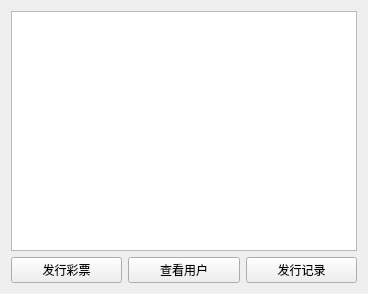
<?xml version="1.0" encoding="UTF-8"?>
<ui version="4.0">
 <class>AdminWidget</class>
 <widget class="QWidget" name="AdminWidget">
  <property name="geometry">
   <rect>
    <x>0</x>
    <y>0</y>
    <width>368</width>
    <height>294</height>
   </rect>
  </property>
  <property name="windowTitle">
   <string>Form</string>
  </property>
  <layout class="QVBoxLayout" name="verticalLayout">
   <item>
    <widget class="QListWidget" name="lwShow"/>
   </item>
   <item>
    <layout class="QHBoxLayout" name="horizontalLayout">
     <item>
      <widget class="QPushButton" name="btnLotteryPublish">
       <property name="text">
        <string>发行彩票</string>
       </property>
      </widget>
     </item>
     <item>
      <widget class="QPushButton" name="btnAllUser">
       <property name="text">
        <string>查看用户</string>
       </property>
      </widget>
     </item>
     <item>
      <widget class="QPushButton" name="btnLotteryRecord">
       <property name="text">
        <string>发行记录</string>
       </property>
      </widget>
     </item>
    </layout>
   </item>
  </layout>
 </widget>
 <resources/>
 <connections/>
</ui>
